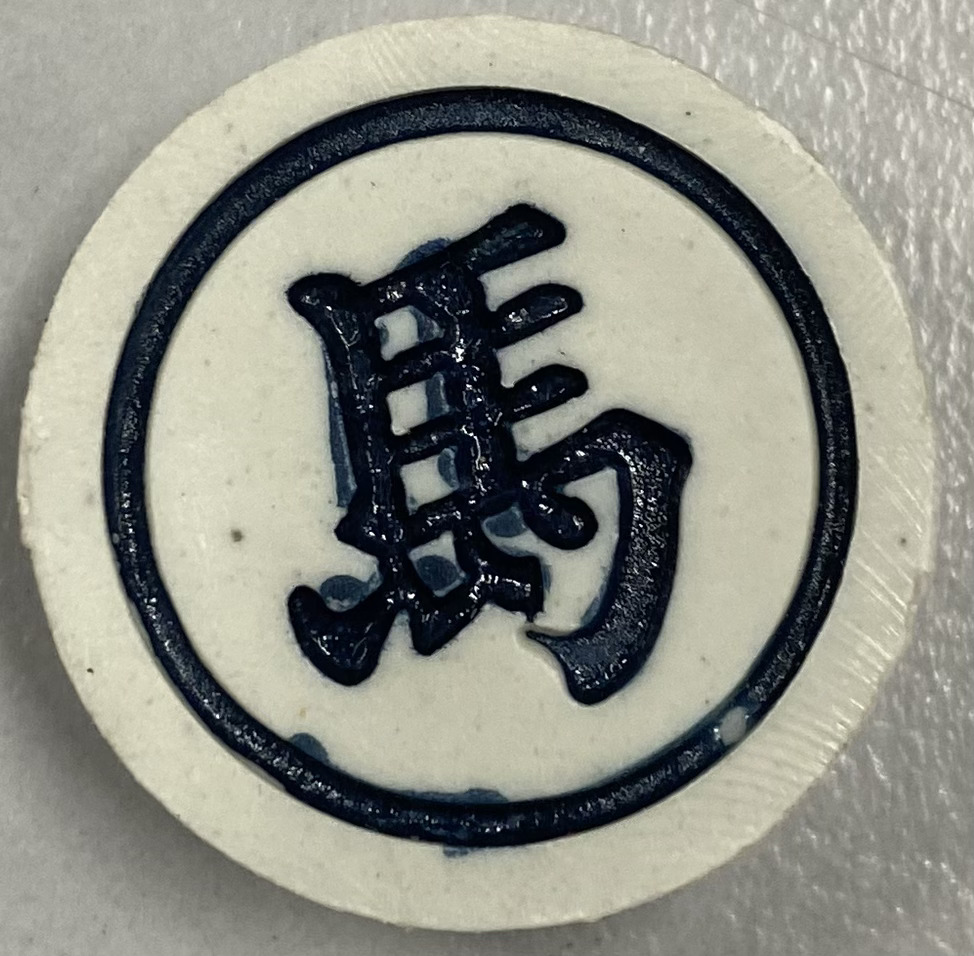
#> input picture Data/train/ma_den/IMG_1562.jpg, 974 x 956 px, given in place of 1 ! videoconvert ! appsink, which was not available
$ python toadoA-J,1-9.py
#> lines starting #> are read from the running program, lines starting #| are printed output that depends on the picture; after the words box and inside, x2 and y2 are one past the last pixel; in counts of white or black regions, pixels touching at a corner belong together; pictures that were not available may be replaced by others from this repository, and a replacement may not be noted
import cv2
import numpy as np
import math
import time

# =============================================================
# CẤU HÌNH CAMERA & CỬA SỔ
# =============================================================
gst_pipeline = (
    "libcamerasrc ! "
    "video/x-raw, width=480, height=480, framerate=30/1 ! "
    "videoconvert ! "
    "appsink"
)
cap = cv2.VideoCapture(gst_pipeline, cv2.CAP_GSTREAMER)
# cap = cv2.VideoCapture(0) # Dùng cho Webcam laptop

if not cap.isOpened():
    print("Lỗi: Không thể mở camera.")
    exit()

def nothing(x): pass

cv2.namedWindow("Control Panel")
cv2.resizeWindow("Control Panel", 400, 350)
cv2.createTrackbar("Line Length", "Control Panel", 100, 100, nothing)
cv2.createTrackbar("Threshold", "Control Panel", 27, 255, nothing)
cv2.createTrackbar("Min Thickness", "Control Panel", 1, 20, nothing)
cv2.createTrackbar("Max Thickness", "Control Panel", 8, 50, nothing)
cv2.createTrackbar("Shadow Buffer", "Control Panel", 10, 30, nothing)
cv2.createTrackbar("Show Text (0/1)", "Control Panel", 1, 1, nothing)

# =============================================================
# BIẾN THỜI GIAN & CẤU HÌNH BÀN CỜ
# =============================================================
last_capture_time = time.time()
capture_interval = 0
display_frame = np.zeros((480, 640, 3), dtype=np.uint8)

ROW_LABELS = ['A', 'B', 'C', 'D', 'E', 'F', 'G', 'H', 'I', 'J']

print(f"Camera đã chạy! Chụp mỗi {capture_interval} giây.")

while True:
    ret, frame = cap.read()
#> frame is the input picture: shape (956, 974, 3); mean B, G, R 134.5, 144.4, 143.6
    if not ret: break

    current_time = time.time()

    if current_time - last_capture_time >= capture_interval:
        print("\n--- BẮT ĐẦU XỬ LÝ ẢNH MỚI ---")

        # 1. Lấy thông số
        gray = cv2.cvtColor(frame, cv2.COLOR_BGR2GRAY)
        length_val = cv2.getTrackbarPos("Line Length", "Control Panel")
        thresh_val = cv2.getTrackbarPos("Threshold", "Control Panel")
        min_thick = cv2.getTrackbarPos("Min Thickness", "Control Panel")
        max_thick = cv2.getTrackbarPos("Max Thickness", "Control Panel")
        shadow_buf = cv2.getTrackbarPos("Shadow Buffer", "Control Panel")
        show_text = cv2.getTrackbarPos("Show Text (0/1)", "Control Panel")

        if length_val < 1: length_val = 1
        if max_thick < min_thick: max_thick = min_thick + 1

        # 2. Tìm quân cờ
        pieces_list = []
        gray_blur = cv2.GaussianBlur(gray, (7, 7), 1.5)
        circles = cv2.HoughCircles(gray_blur, cv2.HOUGH_GRADIENT, 1.2, 30,
                                   param1=100, param2=30, minRadius=20, maxRadius=25)
#> circles = [[589.8, 681, 24.32]]
        if circles is not None:
            circles = np.uint16(np.around(circles))
#> circles = [[590, 681, 24]]
            for (x, y, r) in circles[0, :]:
                pieces_list.append((x, y, r))
                cv2.circle(frame, (x, y), r, (0, 255, 0), 2)
#> this loop made 1 pass
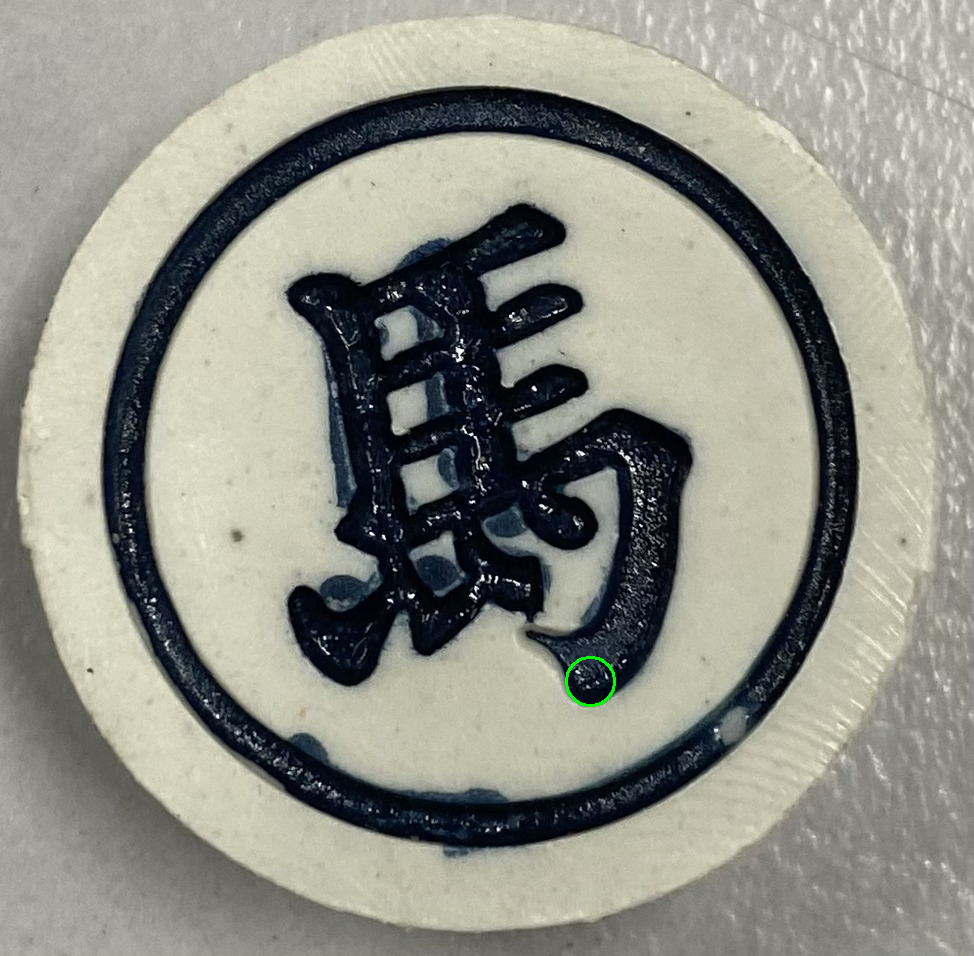
#> frame: shape (956, 974, 3); 0.05% of pixels changed, all inside (x1, y1, x2, y2) = (565, 656, 616, 707)
#> after the loop, pieces_list = [(590, 681, 24)]

        # 3. TÌM GIAO ĐIỂM & LỌC ĐỘ DÀY
        _, binary = cv2.threshold(gray, thresh_val, 255, cv2.THRESH_BINARY_INV)
#> binary: shape (956, 974); 14.9% white; 433 white regions (414 under 20 px), largest, box (x1, y1, x2, y2) and area: (288, 204, 692, 705) 78151, (104, 87, 857, 848) 58795, (329, 590, 350, 601) 65
        scale = max(5, 120 - length_val)
        h_size = int(frame.shape[1] / scale)
        v_size = int(frame.shape[0] / scale)

        mask_h = cv2.morphologyEx(binary, cv2.MORPH_OPEN, cv2.getStructuringElement(cv2.MORPH_RECT, (h_size, 1)))
#> mask_h: shape (956, 974); 2.8% white; 74 white regions, largest, box (x1, y1, x2, y2) and area: (337, 790, 599, 815) 2928, (420, 819, 619, 846) 2181, (292, 279, 436, 311) 2092
        mask_v = cv2.morphologyEx(binary, cv2.MORPH_OPEN, cv2.getStructuringElement(cv2.MORPH_RECT, (1, v_size)))
#> mask_v: shape (956, 974); 2.5% white; 72 white regions

        # --- Lọc độ dày (Thickness Filter) ---
        cnts_h, _ = cv2.findContours(mask_h, cv2.RETR_EXTERNAL, cv2.CHAIN_APPROX_SIMPLE)
#> cnts_h = 74 contours, 22 with area under 20; largest, box (x1, y1, x2, y2) and area: (337, 790, 599, 815) 2640, (420, 819, 619, 846) 1978, (292, 279, 436, 311) 1896, (290, 610, 403, 627) 1352, (369, 89, 553, 107) 1193
        for cnt in cnts_h:
            x, y, w, h = cv2.boundingRect(cnt)
            if not (min_thick <= h <= max_thick):
                cv2.drawContours(mask_h, [cnt], -1, 0, -1)
#> this loop made 74 passes
#> (x, y, w, h) on passes 1, 2, 5, 6, 8, 10, 12, 13: (362, 826, 94, 10), (420, 819, 199, 27), (337, 790, 262, 25), (321, 669, 54, 4), (311, 632, 78, 5), (290, 610, 113, 17), (479, 599, 65, 5), (412, 597, 74, 12)
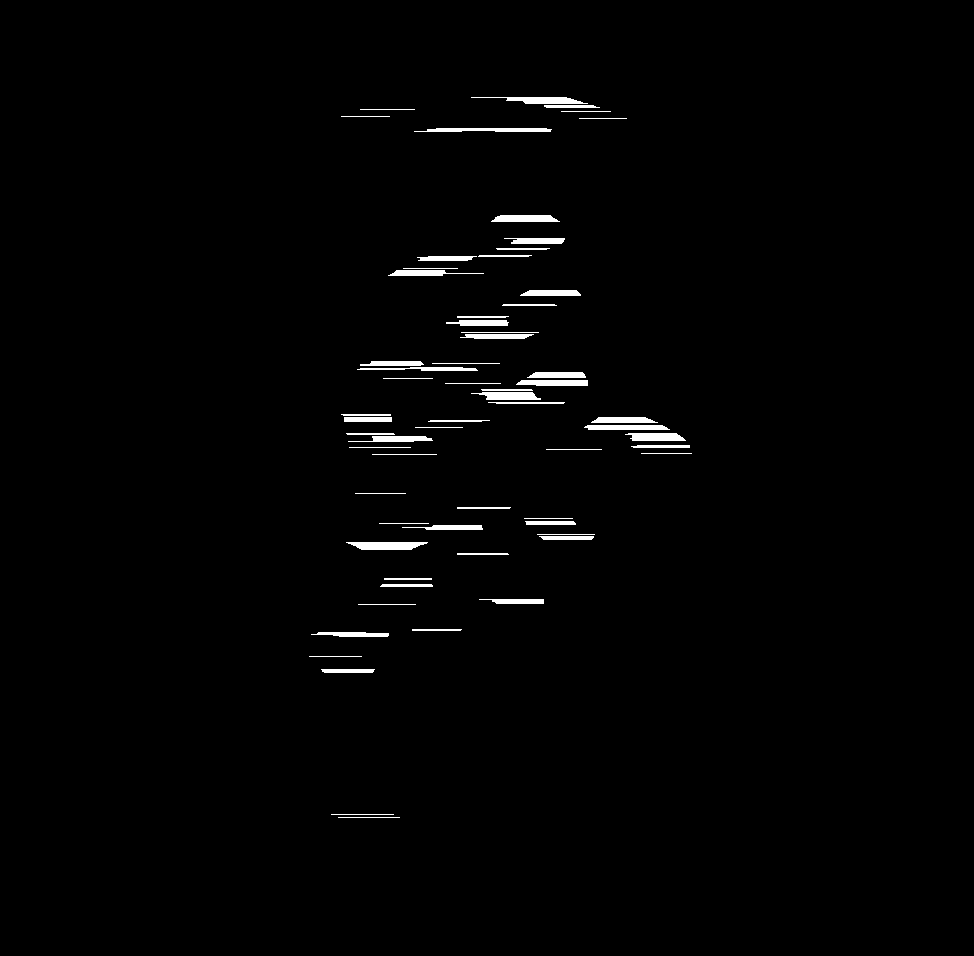
#> mask_h: shape (956, 974); 1.3% white; 64 white regions

        cnts_v, _ = cv2.findContours(mask_v, cv2.RETR_EXTERNAL, cv2.CHAIN_APPROX_SIMPLE)
#> cnts_v = 72 contours, 24 with area under 20; largest, box (x1, y1, x2, y2) and area: (347, 365, 369, 550) 2060, (471, 259, 498, 417) 1682, (492, 416, 516, 514) 1672, (369, 478, 390, 676) 1326, (616, 455, 631, 599) 1010
        for cnt in cnts_v:
            x, y, w, h = cv2.boundingRect(cnt)
            if not (min_thick <= w <= max_thick):
                cv2.drawContours(mask_v, [cnt], -1, 0, -1)
#> this loop made 72 passes
#> (x, y, w, h) on passes 1, 3, 6, 12, 14, 18, 21, 23: (339, 631, 3, 53), (345, 610, 3, 51), (439, 594, 9, 55), (418, 576, 2, 77), (531, 556, 9, 66), (660, 548, 4, 80), (467, 519, 4, 76), (137, 511, 2, 58)
#> mask_v: shape (956, 974); 1.1% white; 60 white regions, largest, box (x1, y1, x2, y2) and area: (849, 393, 856, 540) 713, (819, 390, 826, 530) 647, (105, 418, 112, 537) 606

        # Gộp mask
        mask_joints = cv2.bitwise_and(cv2.dilate(mask_h, np.ones((3,3)), iterations=3),
                                      cv2.dilate(mask_v, np.ones((3,3)), iterations=3))
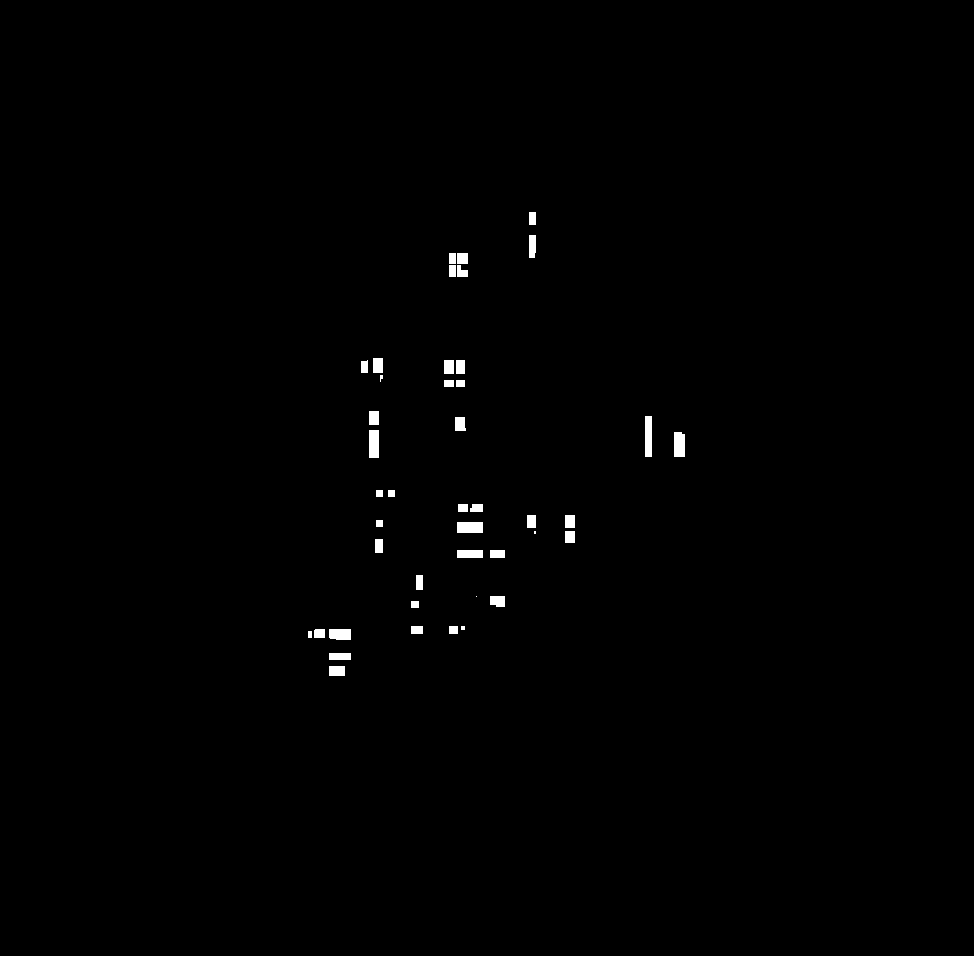
#> mask_joints: shape (956, 974); 0.54% white; 43 white regions (4 under 20 px)

        contours, _ = cv2.findContours(mask_joints, cv2.RETR_EXTERNAL, cv2.CHAIN_APPROX_SIMPLE)
#> contours = 43 contours, 5 with area under 20; largest, box (x1, y1, x2, y2) and area: (457, 522, 483, 533) 250, (369, 430, 379, 458) 243, (645, 416, 652, 457) 240, (674, 432, 685, 457) 234, (329, 629, 351, 640) 203

        raw_points = []
        for cnt in contours:
            if cv2.contourArea(cnt) > 0:
                M = cv2.moments(cnt)
                if M["m00"] != 0:
                    cx = int(M["m10"] / M["m00"])
                    cy = int(M["m01"] / M["m00"])
                    is_shadow = False
                    for (px, py, pr) in pieces_list:
                        if math.sqrt((cx - px)**2 + (cy - py)**2) < (pr + shadow_buf):
                            is_shadow = True; break
                    if not is_shadow:
                        raw_points.append((cx, cy))
#> this loop made 43 passes
#> (cnt, cx, cy) on passes 1, 2, 3, 6, 7, 8, 9: ([[329, 666], [329, 675], [344, 675], [344, 666]], 336, 670), ([[329, 653], [329, 659], [350, 659], [350, 653]], 339, 656), ([[308, 631], [308, 637], [311, 637], [311, 631]], 309, 634), ([[461, 626], [461, 629], [464, 629], [464, 626]], 462, 627), ([[449, 626], [449, 633], [457, 633], [457, 626]], 453, 629), ([[411, 626], [411, 633], [422, 633], [422, 626]], 416, 629), ([[411, 601], [411, 607], [418, 607], [418, 601]], 414, 604)
#> after the loop, raw_points = 42 pairs, first value 309 to 678, second value 218 to 670

        # =============================================================
        # 4. LỌC NHIỄU THEO GRID (ĐIỀU KIỆN CHẶT CHẼ)
        # =============================================================
        final_points = []
        GRID_TOLERANCE = 7
        MIN_NEIGHBORS = 6  # <--- YÊU CẦU: PHẢI CÓ TỪ 7 ĐIỂM TRỞ LÊN

        for i, (cx, cy) in enumerate(raw_points):
            row_count = 0
            col_count = 0

            # Quét toàn bộ các điểm khác để đếm
            for j, (tx, ty) in enumerate(raw_points):
                # Cùng hàng (sai số Y <= 5)
                if abs(cy - ty) <= GRID_TOLERANCE:
                    row_count += 1

                # Cùng cột (sai số X <= 5)
                if abs(cx - tx) <= GRID_TOLERANCE:
                    col_count += 1

            # --- ĐIỀU KIỆN QUAN TRỌNG NHẤT ---
            # Dùng toán tử 'and': Cả 2 điều kiện phải ĐÚNG thì mới giữ lại.
            if row_count >= MIN_NEIGHBORS and col_count >= MIN_NEIGHBORS:
                final_points.append((cx, cy))
#> this loop made 42 passes
#> (cx, cy) on passes 1 to 8: (336, 670), (339, 656), (309, 634), (339, 633), (319, 633), (462, 627), (453, 629), (416, 629)

        # =============================================================

        # 5. MAPPING TOẠ ĐỘ
        mapped_points = []
        if len(final_points) > 10:
            xs = [p[0] for p in final_points]
            ys = [p[1] for p in final_points]
            min_x, max_x = min(xs), max(xs)
            min_y, max_y = min(ys), max(ys)
            width = max_x - min_x
            height = max_y - min_y

            if width > 0 and height > 0:
                step_x = width / 8.0
                step_y = height / 9.0
                for (cx, cy) in final_points:
                    col_idx = int(round((cx - min_x) / step_x))
                    row_idx = int(round((cy - min_y) / step_y))
                    col_idx = max(0, min(col_idx, 8))
                    row_idx = max(0, min(row_idx, 9))
                    label_str = f"{ROW_LABELS[row_idx]}{col_idx + 1}"
                    mapped_points.append((label_str, cx, cy))

                    cv2.circle(frame, (cx, cy), 5, (0, 0, 255), -1)
                    if show_text == 1:
                        cv2.putText(frame, label_str, (cx - 10, cy - 10),
                                    cv2.FONT_HERSHEY_SIMPLEX, 0.5, (0, 255, 255), 2)
            else:
                print("Lỗi: Kích thước vùng bàn cờ quá nhỏ.")

        print(f"Số điểm thô: {len(raw_points)} -> Sau khi lọc Grid (>=7): {len(final_points)}")
#| Số điểm thô: 42 -> Sau khi lọc Grid (>=7): 2
        if len(mapped_points) > 0:
            mapped_points.sort(key=lambda item: item[0])
            print("Danh sách toạ độ bàn cờ:")
            print([item[0] for item in mapped_points])

        display_frame = frame
        last_capture_time = current_time

    cv2.imshow("Ket qua (Static Update 1s)", display_frame)
    if cv2.waitKey(1) & 0xFF == ord('q'):
#> (key q is pressed here)
        break

cap.release()
cv2.destroyAllWindows()
